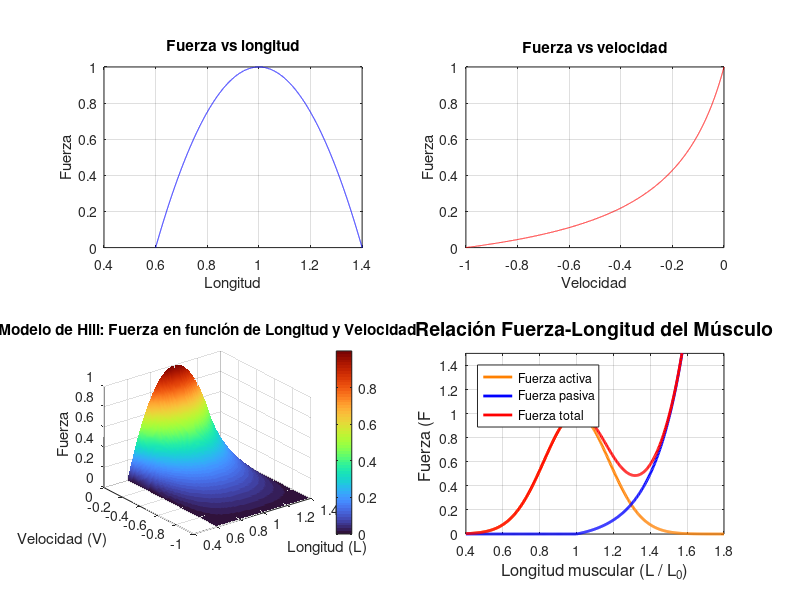

This figure's MATLAB source:
%Modelo  de hill
%Grafica de F vs longitud
subplot(2,2,1)
LO=1;
L=linspace(0.6*LO,1.4*LO,10000);
Fl=-6.25*(L/LO).^2+12.5.*(L/LO)-5.25;
plot(L,Fl,"b")
title("Fuerza vs longitud")
xlabel('Longitud')
ylabel('Fuerza')
grid on
%Grafica de fuerza vs velocidad
subplot(2,2,2)
Vo=1;
V=linspace(0,-Vo,10000);
Fv = (1 + V./Vo) ./ (1 - V./(0.23*Vo));
plot(V,Fv,"r")
title("Fuerza vs velocidad")
xlabel('Velocidad')
ylabel('Fuerza')
grid on

%Grafica 3d
LO = 1;
Vo = 1;
L = linspace(0.6*LO, 1.4*LO, 100);
V = linspace(-Vo, 0, 100);
[Lm, Vm] = meshgrid(L, V);
Fl = -6.25*(Lm/LO).^2 + 12.5*(Lm/LO) - 5.25;         
Fv = (1 + Vm./Vo) ./ (1 - Vm./(0.23*Vo));             
F_total = Fl .* (Fv / max(Fv(:)));
subplot(2,2,3)
surf(Lm, Vm, F_total)
title('Modelo de Hill: Fuerza en función de Longitud y Velocidad')
xlabel('Longitud (L)')
ylabel('Velocidad (V)')
zlabel('Fuerza ')
colormap('turbo')
shading interp
colorbar
grid on

%Grafica de lontiud total
% Parámetros de longitud
LO = 1;  
L = linspace(0.6*LO, 1.8*LO, 10000); 

% Fuerza activa
Fl_activa = -6.25 * (L/LO).^2 + 12.5 * (L/LO) - 5.25;
Fl_activa(Fl_activa < 0) = 0;  

% Parámetros
L = linspace(0.4, 1.8, 500);  
L0 = 1.0;                    

% Fuerza activa (curva tipo gaussiana)
w = 0.25;
F_activa = exp(-((L - L0) / w).^2);

% Fuerza pasiva (exponencial para L > L0)
k = 0.05;
a = 6.0;
F_pasiva = zeros(size(L));
F_pasiva(L > L0) = k * (exp(a * (L(L > L0) - L0)) - 1);

% Fuerza total
F_total = F_activa + F_pasiva;

% Graficas
subplot(2,2,4)
plot(L, F_activa, 'Color', [1 0.5 0], 'LineWidth', 2); hold on;  % Naranja
plot(L, F_pasiva, 'b', 'LineWidth', 2);                          % Azul
plot(L, F_total, 'r', 'LineWidth', 2);                           % Rojo

% Estética
xlabel('Longitud muscular (L / L_0)', 'FontSize', 12);
ylabel('Fuerza (F ', 'FontSize', 12);
title('Relación Fuerza-Longitud del Músculo', 'FontSize', 14);
legend('Fuerza activa', 'Fuerza pasiva', 'Fuerza total', 'Location', 'NorthWest');
grid on;
xlim([0.4 1.8]);
ylim([0 1.5]);
